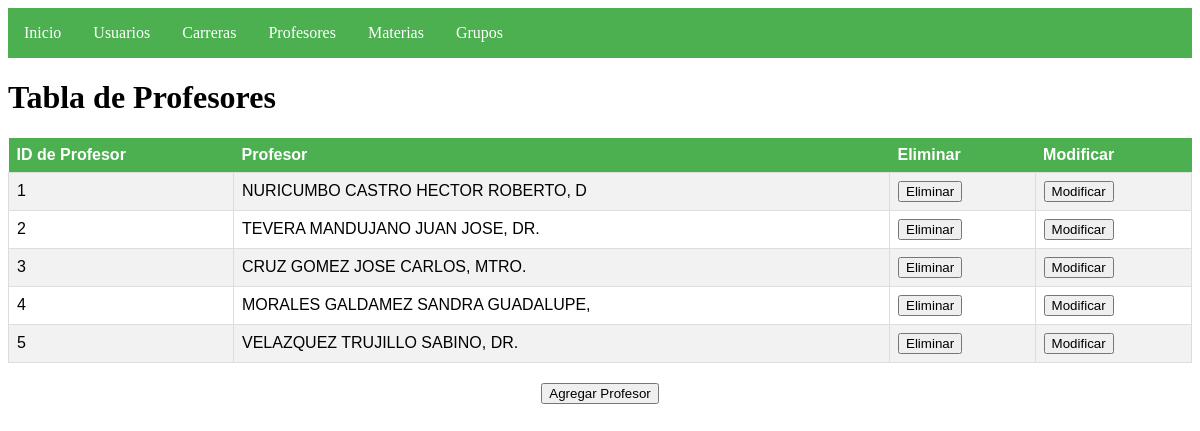
The app's page /src/vistas/profesores.php with its own data.
### tables this page shows
CREATE TABLE `profesor` (
  `idprofesor` varchar(4) NOT NULL,
  `nomprofesor` varchar(35) DEFAULT NULL
);

### src/vistas/profesores.php (the view, shortened to what this page needs)
<!DOCTYPE html>
<html>
<head>
</head>
<body>
    <?php
    $servername = "localhost";
    $username = "root";
    $password = "";
    $dbname = "bdagendalis";
    $conn = mysqli_connect($servername, $username, $password, $dbname);
    $sql = "SELECT * FROM profesor";
    $result = mysqli_query($conn, $sql);
    ?>
    <nav>
        <ul>
            <li><a href="menu.php">Inicio</a></li>
            <li><a href="usuarios.php">Usuarios</a></li>
            <li><a href="carreras.php">Carreras</a></li>
            <li><a href="profesores.php">Profesores</a></li>
            <li><a href="materias.php">Materias</a></li>
            <li><a href="grupos.php">Grupos</a></li>
        </ul>
    </nav>
    <h1>Tabla de Profesores</h1>
    <table>
        <tr>
            <th>ID de Profesor</th>
            <th>Profesor</th>
            <th>Eliminar</th>
            <th>Modificar</th>
        </tr>
        <?php while($row = mysqli_fetch_assoc($result)) { ?>
            <tr>
                <td><?php echo $row['idprofesor']; ?></td>
                <td><?php echo $row['nomprofesor']; ?></td>
                <td>
                    <form method="post" action="../controlador/eliminar_profesor.php">
                        <button type="submit">Eliminar</button>
                    </form>
                </td>
                <td>
                    <form method="post" action="../controlador/modificar_profesor.php">
                        <button type="submit">Modificar</button>
                    </form>
                </td>
            </tr>
        <?php } ?>
    </table>
    <div class="add-button">
        <button onclick="window.location.href = 'rprofesor.php';">Agregar Profesor</button>
    </div>
</body>
</html>

### src/vistas/profesores.php (style rules this page uses)
table { font-family: Arial, sans-serif; border-collapse: collapse; width: 100%; }
th { background-color: #4CAF50; color: white; text-align: left; padding: 8px; }
td { border: 1px solid #ddd; padding: 8px; }
tr:nth-child(even) { background-color: #f2f2f2; }
nav { background-color: #4CAF50; height: 50px; }
ul { list-style-type: none; margin: 0; padding: 0; overflow: hidden; height: 100%; }
li { float: left; height: 100%; }
a { display: block; color: white; text-align: center; padding: 16px; text-decoration: none; }
.add-button { text-align: center; margin-top: 20px; }

### records on screen
profesor: idprofesor "1", nomprofesor "NURICUMBO CASTRO HECTOR ROBERTO, D"
profesor: idprofesor "2", nomprofesor "TEVERA MANDUJANO JUAN JOSE, DR."
profesor: idprofesor "3", nomprofesor "CRUZ GOMEZ JOSE CARLOS, MTRO."
profesor: idprofesor "4", nomprofesor "MORALES GALDAMEZ SANDRA GUADALUPE,"
profesor: idprofesor "5", nomprofesor "VELAZQUEZ TRUJILLO SABINO, DR."
